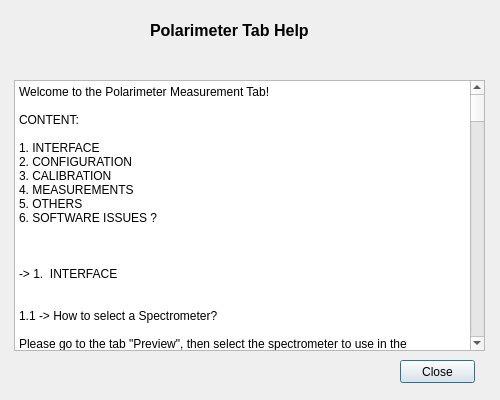
<?xml version="1.0" encoding="UTF-8"?>
<ui version="4.0">
 <class>PanelPolHelp</class>
 <widget class="QDialog" name="PanelPolHelp">
  <property name="geometry">
   <rect>
    <x>0</x>
    <y>0</y>
    <width>500</width>
    <height>400</height>
   </rect>
  </property>
  <property name="sizePolicy">
   <sizepolicy hsizetype="Expanding" vsizetype="Preferred">
    <horstretch>0</horstretch>
    <verstretch>0</verstretch>
   </sizepolicy>
  </property>
  <property name="sizeIncrement">
   <size>
    <width>0</width>
    <height>0</height>
   </size>
  </property>
  <property name="windowTitle">
   <string>Polarimeter Tab Help</string>
  </property>
  <widget class="QPushButton" name="button_polhelp_close">
   <property name="geometry">
    <rect>
     <x>400</x>
     <y>360</y>
     <width>75</width>
     <height>23</height>
    </rect>
   </property>
   <property name="toolTip">
    <string>Close Help Dialog</string>
   </property>
   <property name="text">
    <string>Close</string>
   </property>
   <property name="flat">
    <bool>false</bool>
   </property>
  </widget>
  <widget class="QLabel" name="label_title">
   <property name="geometry">
    <rect>
     <x>150</x>
     <y>20</y>
     <width>181</width>
     <height>21</height>
    </rect>
   </property>
   <property name="font">
    <font>
     <pointsize>12</pointsize>
     <weight>75</weight>
     <bold>true</bold>
    </font>
   </property>
   <property name="text">
    <string>Polarimeter Tab Help</string>
   </property>
  </widget>
  <widget class="QPlainTextEdit" name="plainTextEdit_changelog">
   <property name="geometry">
    <rect>
     <x>14</x>
     <y>80</y>
     <width>471</width>
     <height>271</height>
    </rect>
   </property>
   <property name="layoutDirection">
    <enum>Qt::LeftToRight</enum>
   </property>
   <property name="horizontalScrollBarPolicy">
    <enum>Qt::ScrollBarAlwaysOff</enum>
   </property>
   <property name="readOnly">
    <bool>true</bool>
   </property>
   <property name="plainText">
    <string>Welcome to the Polarimeter Measurement Tab!

CONTENT:

1. INTERFACE
2. CONFIGURATION
3. CALIBRATION
4. MEASUREMENTS
5. OTHERS
6. SOFTWARE ISSUES ?



-&gt; 1.  INTERFACE


1.1 -&gt; How to select a Spectrometer?

Please go to the tab &quot;Preview&quot;, then select the spectrometer to use in the polarimtery tab. The first spectrometer selected on the list will be the use for the polarimetric measurements.


1.2 -&gt; Show/Hide GUI elements:

When a label is clicked, the corresponding element will be shown or hidden accordingly. For example by clicking the label &quot;Raw Signal&quot;, the corresponding plot will be hidden or shown.


1.3 -&gt; What is &quot;Clear All&quot;?

With this option, any loaded information or configuration will be removed from the interface. Please remember that this option will also remove any configuration changes or loaded data from the user interface.


1.4 -&gt; Interface elements by demand:

The user interface will provide some GUI elements when they are required according to the user selection. For example, the plot &quot;Prediction&quot; will be displayed only during the &quot;Measurements&quot; phase of the software. Also, the &quot;Configuration&quot; phase has some additional tables and option shown when required.



-&gt;  2. CONFIGURATION


2.1 -&gt; How to load a configuration profile?

Please go to the button &quot;Configure&quot; and click on the button &quot;Load Configuration&quot;. Then select the appropriate configuration file with extension &quot;.txt&quot;.


2.2 -&gt; How to create a configuration file?

Please go to the button &quot;Configure&quot;, then fill the form with the label &quot;Create Configuration File&quot; with the appropriate values according to the desired configuration profile. Then click in the button &quot;Generate Configuration&quot;. Here the user can select the name and folder where all the configuration files will be saved.


2.3 -&gt; What is created from the option &quot;Generate Configuration&quot;?

This option will save in the selected folder the configuration file with the measurement entries and the syringe pumps files to be loaded in the neMESYS User Interface.


2.4 -&gt; What else is saved in this folder?

This folder also will contain all the measurement results as Raw Data and FFT values. 
 

2.5 -&gt; What GUI elements are loaded after the configuration?

After the configuration is loaded or created, a table with the measurement entries will be displayed, as well as the saving options of Raw Data and FFT Profiles. Additionally, the syringe pumps software neMESYS User Interface will be open automatically.

**  Please consider that this option requires a Shortcut Icon in the Desktop named &quot;NEMESYS&quot; or the default name &quot;neMESYS UserInterface&quot;, Otherwise this option might not work properly.


2.6 -&gt; What the table &quot;Measurement Profile&quot; contains?

This table contains the time intervals between the measurements and the file name saved for each time interval.


2.7 -&gt; What saving options are there?

You could save the Raw Data, which means the file that is generated directly from the Spectrometer. Also, you could save the FFT of the data from the spectrometer. Note that you could save also both files for each time interval, however consider the amount of disk space that this option might take for long term measurements. 

** At least one type of file to save has to be selected, otherwise the measurement data could be lost.


2.8 -&gt; What I'm saving when choosing &quot;FFT Profiles&quot; box?

The amplitudes of the components DC, W, 2W and the ratio W/2W.Also their corresponding wavelengths.



-&gt;  3. CALIBRATION


3.1 -&gt; How to start the calibration?

Please go to the button &quot;Calibrate&quot;. If no configuration profile is loaded or created (see 2), the interface will ask to run a &quot;Free Calibration&quot; or to &quot;Load Configuration&quot;. Click in the desired type of calibration (See 3.2).


3.2 -&gt; What is a Free Calibration?

With this option, default values for the configuration will be loaded and the calibration will allow changes in the spectrometer settings only. This option is just a preview of the actual state of the setup.


3.3 -&gt; What happens if a Configuration is loaded before starting the calibration?

If there is a configuration already loaded in the interface, the calibration will start directly by taking the parameters of the previously  loaded or created configuration.


3.4 -&gt; How to change values of the configuration?

This option of only available during the calibration phase. The user can change the spectrometer integration time, number of averages and auto adjust by just doing click in the corresponding label and giving the corresponding desired value. The number of spectra and frequency can be modified by doing click in the corresponding cell of its table and pressing the key &quot;Enter&quot; after doin gthe change. With this action, the changes will be accepted by the interface. If no &quot;Enter&quot; is pressed, then the value will return to its original value automatically.

** The interface will restart the calibration automatically each time a parameter is modified.


3.5 -&gt; Is the configuration profile modified during the calibration?

Yes. In this phase the user is free to change parameters of the spectrometer and they will be reflected in the loaded file names. However, for changes in the concentrations and time intervals, a new configuration file will have to be created or loaded.


3.6 -&gt; When can I vary the spectrometer parameters?

Only during the calibration phase, this to avoid changes for example when the measurement is running automatically.


3.7 -&gt;   How long are the intervals in between the spectrometer measurements during the calibration?

It depends on the actual settings, it can go up to minutes for large integration times, number of spectra or number of averages.


3.8 -&gt; How the plots are arranged?

During the calibration phase, first the plot of the raw signal is shown for an interval of time, then the FFT data is calculated and showed after processing. This cycle is repeated until the user stops the calibration.


3.9 -&gt; Why is there a Temp.tmp file in my software folder &quot;data_polarimeter&quot;?

This file collects the data from the calibration but it is not preserved since it can become large in disk space.


3.10 -&gt; Why it takes some time for the interface to get the FFT?

The Spectrometer needs certain amount of time to collect the data from the probe and save it as a temporal file during the calibration. Furthermore, this data is analyzed by the FFT and plotted in real time. The length of this time depends on (IntTime * Number of Averages * Number of Spectra). So for large values of any of this three variables, the system will take some time to process the data.

** Please consider that in general very large number of spectra or integration time will lead to larger measurement intervals, which could also overload the computer in use.


3.11 -&gt; Why I can see the Live Raw data only a few seconds?

It can be seen for approximatelly 7 seconds. This time is short in order to also reduce the total real time processing of data. Thus the real data time processing consists of the time of raw data + the time of spectra measurement + time of data processing and ploting.


3.12 -&gt; What are those bars at the bottom when doing the calibration?

There is an information bar, which will inform about the current process of the interface. Also there is a progress bar which will show on which plot the interface is working during the cycles.



-&gt;  4. MEASUREMENTS


4.1 -&gt; Why I can't start a measurement?

Please check that the spectrometer is not in use in another function at that time. Also a configuration profile is required to start the measurements. (See 2).


4.2 -&gt; How I do perform a measurement?

Click the button &quot;Start Measurement&quot;, the plots will be loaded automatically as well as the progress bars of the measurements. The resulting data will be saved in the same folder of the configuration file.


4.3 -&gt; How do I know on which time interval the measurement is?

The table &quot;Measurement Profile&quot; will highlight the current time interval in process. Also, the total measurement progress bar will show the remaining percentage of measurements to finish the long term measurements.


4.4 -&gt; Can I change a parameter of the configuration during the measurements?

No. This changes are only allowed during the calibration phase. This is to prevent the user to accidentally change the configured and tested configurations.


4.5 -&gt; What can I see during the measurements?

During this phase, the raw signal is shown for a longer period of time. Then the FFT is performed when the time interval is complete. This is to avoid overloading of the system during the long term measurements. A history of the average signals can be seen in the plot &quot;Average Signal&quot;. Also the plot of &quot;Prediction&quot; will be loaded by demand, which will show after each time interval the correspoding result for the linear regression algorithm.



-&gt; 5. OTHERS

5.1 -&gt; How can the Data be loaded ?

You can load FFT data or the Raw data to be analyzed. Press the button &quot;Load Data&quot; and then select the desired option &quot;Raw Data&quot; or &quot;FFT Data&quot; to load the file. 

** Remember that raw data has the name form XXC1_XXC2_XXms_XXHz_XX.CS/.TXT and the FFT data has the name form XXC1_XXC2_XXms_XXHz_XX_FFT.txt.


5.2 -&gt; How to save a graph to PDF?

Click on &quot;Save Graphs&quot; and select the folder where the PDF files will be saved. One per each plot of Compensation and FFT profile.


5.3 -&gt; How can I change the wavelength of the FFT plot?

To change the wavelength in the side panel plot FFT Intensity, click the label of the wavelength number and select the desired one. This change will remain during all the calibration or measurements. This parameter can be changed at any time during the calibrations or the measurements.



-&gt; 6. SOFTWARE ISSUES ?


6.1 -&gt; Why the software is not responding?

It might be that you are trying to load a non compatible file type, for example an empty file &quot;.txt&quot; for loading data or configuration. Also, it may happens when the spectrometer is overloaded with the adjusted parameters. This problems are generally avoided, usually warnings are shown to the user when a file is not appropriate, or when the spectrometer is usually stoped because the load is too high.


6.2 -&gt; Why the plots are disturbed sometimes after stopping the calibration?

Sometimes it happens when the calibration is stopped and the spectrometer was busy measuring. This interruption is most of the times catched and fixed. If this happens, you could restart the calibration to re draw the plots or click in the option &quot;Clear All&quot;, remember that this last will also remove any other loaded configuration.</string>
   </property>
   <property name="backgroundVisible">
    <bool>false</bool>
   </property>
   <property name="centerOnScroll">
    <bool>false</bool>
   </property>
  </widget>
 </widget>
 <resources/>
 <connections/>
</ui>
